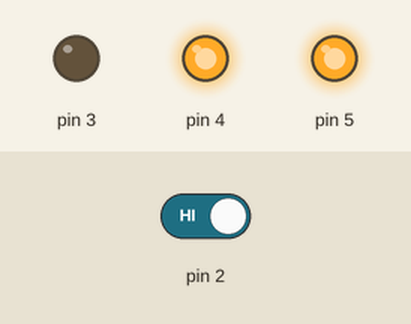
A sketch run on a simulated Arduino Uno, built with avr-gcc and run on an emulated ATmega328P. Parts: output pins drawn as LEDs (lit = HIGH). The test bench sets the inputs (shaded band); at power-on: pin 2 HIGH.

Above: at 12.8 s.
12.9 s: pin 2 driven LOW
At 15.5 s:
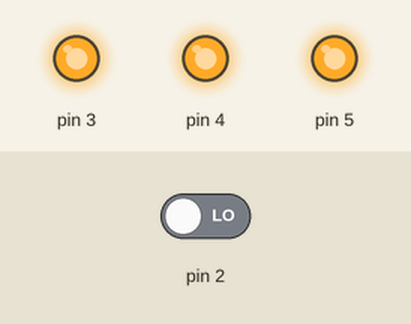
At 18.4 s:
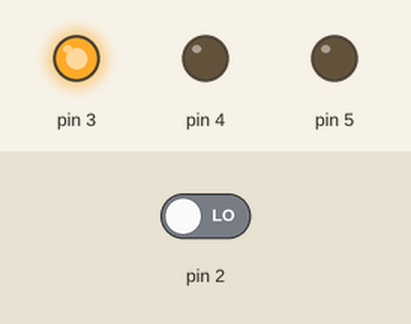
19.6 s: pin 2 driven HIGH
At 21.1 s:
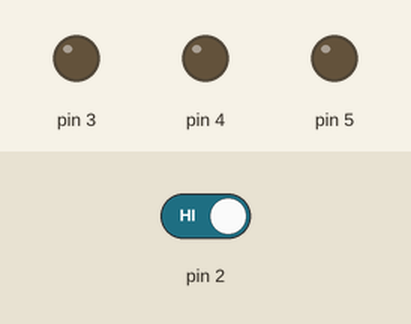
Timing chart, 0 to 33.1 s (numbered marks = the images above; inputs shaded):
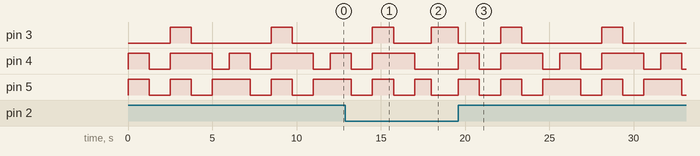

The sketch:

p02_spaceshipInterface.ino
```cpp
/*
 * This sketch turns LED's connected to pins 3,4 & 5on and off
 * when input switch connected to digital pin 2 is pressed.
 */

// Switch is currently off
int switchState = 0;

void setup() {
  // Output pins
  pinMode(3, OUTPUT);
  pinMode(4, OUTPUT);
  pinMode(5, OUTPUT);

  //Input Pin
  pinMode(2, INPUT);

}

void loop() {
  // put your main code here, to run repeatedly:
  switchState = digitalRead(2);

  if (switchState == LOW){
    //The button is not pressed
    digitalWrite(3, HIGH);//green
    digitalWrite(4, LOW);//yellow
    digitalWrite(5, LOW);//red
  }
  else{
    digitalWrite(3, LOW);
    digitalWrite(4, HIGH);
    digitalWrite(5, HIGH);
    delay(1250);
    digitalWrite(3, LOW);
    digitalWrite(4, LOW);
    digitalWrite(5, LOW);
    delay(1250);
    digitalWrite(3, HIGH);
    digitalWrite(4, HIGH);
    digitalWrite(5, HIGH);
    delay(1250);
    digitalWrite(3, LOW);
    digitalWrite(4, HIGH);
    digitalWrite(5, LOW);
    delay(1250);
    digitalWrite(3, LOW);
    digitalWrite(4, LOW);
    digitalWrite(5, HIGH);
    delay(1000);
  }
}
```

Measured:
- after the input at 12.9 s, pin 4: goes on until 17.0 s, then stays LOW
- after the input at 19.6 s, pin 3: goes LOW 2.5 s, HIGH 1.3 s, LOW 4.8 s, HIGH 1.3 s, then LOW, starting at once; pin 4: LOW → HIGH at once, then repeats every 6.0 s: LOW 1.3 s, HIGH 2.5 s, LOW 1.0 s, HIGH 1.3 s; pin 5: LOW → HIGH at once, then repeats every 6.0 s: LOW 1.3 s, HIGH 1.3 s, LOW 1.3 s, HIGH 2.3 s
- by itself, pin 3: alternates HIGH for 1.3 s and LOW for 4.8 s
